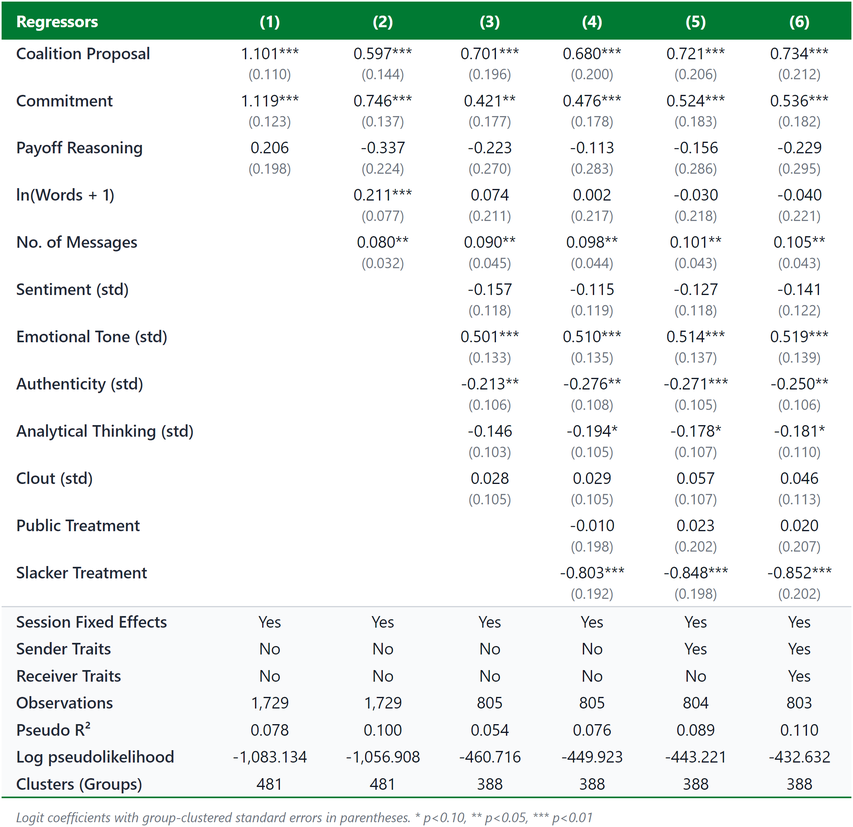
#> input picture text_analysis--stata/MPPT_Slide/pic/tab_persuasion_logit_6models.png, 853 x 827 px, shrunk from 2131 x 2066 before the run, found by its file name
$ python render_chrome_tables.py
#> lines starting #> are read from the running program, lines starting #| are printed output that depends on the picture
import os
import subprocess

html_template = """<!DOCTYPE html>
<html>
<head>
<meta charset="UTF-8">
<style>
    @import url('https://fonts.googleapis.com/css2?family=Inter:wght@400;500;600;700&display=swap');

    * {
        box-sizing: border-box;
        margin: 0;
        padding: 0;
    }
    body {
        font-family: 'Inter', -apple-system, BlinkMacSystemFont, 'Segoe UI', Roboto, sans-serif;
        background: #ffffff;
        display: inline-block;
        padding: 6px;
    }
    table {
        border-collapse: collapse;
        font-size: 13.5px;
        line-height: 1.15;
        color: #111827;
        background: #ffffff;
    }
    th {
        background-color: #007A33;
        color: #ffffff;
        font-weight: 700;
        padding: 8px 16px;
        text-align: center;
        border: none;
    }
    th.left {
        text-align: left;
        padding-left: 12px;
    }
    td {
        padding: 3px 16px;
        text-align: center;
        border: none;
    }
    td.left {
        text-align: left;
        font-weight: 500;
        color: #1f2937;
        padding-left: 12px;
        white-space: nowrap;
    }
    tr.se td {
        padding-top: 0px;
        padding-bottom: 4px;
        color: #6b7280;
        font-size: 12px;
    }
    tr.summary {
        background-color: #f9fafb;
    }
    tr.summary td {
        padding-top: 3.5px;
        padding-bottom: 3.5px;
    }
    tr.summary td.left {
        font-weight: 600;
    }
    tr.summary-border td {
        border-top: 1px solid #d1d5db;
    }
    tr.bottom-border td {
        border-bottom: 1.5px solid #007A33;
    }
    .note {
        padding-top: 8px;
        font-size: 11px;
        color: #6b7280;
        font-style: italic;
        text-align: left;
        padding-left: 12px;
    }
</style>
</head>
<body>
    <table>
        <thead>
            <tr>
                <th class="left">Regressors</th>
                <th>(1)</th>
                <th>(2)</th>
                <th>(3)</th>
                <th>(4)</th>
                <th>(5)</th>
                <th>(6)</th>
            </tr>
        </thead>
        <tbody>
            __ROWS__
        </tbody>
    </table>
    <div class="note">__NOTE__</div>
</body>
</html>
"""

# Logit coefficients data (NO interactions)
rows_logit = [
    ("Coalition Proposal", ["1.101***", "0.597***", "0.701***", "0.680***", "0.721***", "0.734***"], False),
    ("", ["(0.110)", "(0.144)", "(0.196)", "(0.200)", "(0.206)", "(0.212)"], True),
    ("Commitment", ["1.119***", "0.746***", "0.421**", "0.476***", "0.524***", "0.536***"], False),
    ("", ["(0.123)", "(0.137)", "(0.177)", "(0.178)", "(0.183)", "(0.182)"], True),
    ("Payoff Reasoning", ["0.206", "-0.337", "-0.223", "-0.113", "-0.156", "-0.229"], False),
    ("", ["(0.198)", "(0.224)", "(0.270)", "(0.283)", "(0.286)", "(0.295)"], True),
    ("ln(Words + 1)", ["", "0.211***", "0.074", "0.002", "-0.030", "-0.040"], False),
    ("", ["", "(0.077)", "(0.211)", "(0.217)", "(0.218)", "(0.221)"], True),
    ("No. of Messages", ["", "0.080**", "0.090**", "0.098**", "0.101**", "0.105**"], False),
    ("", ["", "(0.032)", "(0.045)", "(0.044)", "(0.043)", "(0.043)"], True),
    ("Sentiment (std)", ["", "", "-0.157", "-0.115", "-0.127", "-0.141"], False),
    ("", ["", "", "(0.118)", "(0.119)", "(0.118)", "(0.122)"], True),
    ("Emotional Tone (std)", ["", "", "0.501***", "0.510***", "0.514***", "0.519***"], False),
    ("", ["", "", "(0.133)", "(0.135)", "(0.137)", "(0.139)"], True),
    ("Authenticity (std)", ["", "", "-0.213**", "-0.276**", "-0.271***", "-0.250**"], False),
    ("", ["", "", "(0.106)", "(0.108)", "(0.105)", "(0.106)"], True),
    ("Analytical Thinking (std)", ["", "", "-0.146", "-0.194*", "-0.178*", "-0.181*"], False),
    ("", ["", "", "(0.103)", "(0.105)", "(0.107)", "(0.110)"], True),
    ("Clout (std)", ["", "", "0.028", "0.029", "0.057", "0.046"], False),
    ("", ["", "", "(0.105)", "(0.105)", "(0.107)", "(0.113)"], True),
    ("Public Treatment", ["", "", "", "-0.010", "0.023", "0.020"], False),
    ("", ["", "", "", "(0.198)", "(0.202)", "(0.207)"], True),
    ("Slacker Treatment", ["", "", "", "-0.803***", "-0.848***", "-0.852***"], False),
    ("", ["", "", "", "(0.192)", "(0.198)", "(0.202)"], True),
]

summary_logit = [
    ("Session Fixed Effects", ["Yes", "Yes", "Yes", "Yes", "Yes", "Yes"]),
    ("Sender Traits", ["No", "No", "No", "No", "Yes", "Yes"]),
    ("Receiver Traits", ["No", "No", "No", "No", "No", "Yes"]),
    ("Observations", ["1,729", "1,729", "805", "805", "804", "803"]),
    ("Pseudo R²", ["0.078", "0.100", "0.054", "0.076", "0.089", "0.110"]),
    ("Log pseudolikelihood", ["-1,083.134", "-1,056.908", "-460.716", "-449.923", "-443.221", "-432.632"]),
    ("Clusters (Groups)", ["481", "481", "388", "388", "388", "388"]),
]

# AME data (NO interactions)
rows_ame = [
    ("Coalition Proposal", ["0.240***", "0.126***", "0.136***", "0.128***", "0.134***", "0.132***"], False),
    ("", ["(0.021)", "(0.030)", "(0.037)", "(0.037)", "(0.037)", "(0.037)"], True),
    ("Commitment", ["0.244***", "0.158***", "0.082**", "0.090***", "0.097***", "0.097***"], False),
    ("", ["(0.024)", "(0.028)", "(0.034)", "(0.033)", "(0.034)", "(0.032)"], True),
    ("Payoff Reasoning", ["0.045", "-0.071", "-0.043", "-0.021", "-0.029", "-0.041"], False),
    ("", ["(0.043)", "(0.047)", "(0.052)", "(0.053)", "(0.053)", "(0.053)"], True),
    ("ln(Words + 1)", ["", "0.045***", "0.014", "0.000", "-0.006", "-0.007"], False),
    ("", ["", "(0.016)", "(0.041)", "(0.041)", "(0.040)", "(0.040)"], True),
    ("No. of Messages", ["", "0.017**", "0.017**", "0.019**", "0.019**", "0.019**"], False),
    ("", ["", "(0.007)", "(0.009)", "(0.008)", "(0.008)", "(0.008)"], True),
    ("Sentiment (std)", ["", "", "-0.030", "-0.022", "-0.024", "-0.025"], False),
    ("", ["", "", "(0.023)", "(0.022)", "(0.022)", "(0.022)"], True),
    ("Emotional Tone (std)", ["", "", "0.097***", "0.096***", "0.095***", "0.094***"], False),
    ("", ["", "", "(0.025)", "(0.025)", "(0.025)", "(0.024)"], True),
    ("Authenticity (std)", ["", "", "-0.041**", "-0.052**", "-0.050***", "-0.045**"], False),
    ("", ["", "", "(0.020)", "(0.020)", "(0.019)", "(0.019)"], True),
    ("Analytical Thinking (std)", ["", "", "-0.028", "-0.037*", "-0.033*", "-0.033*"], False),
    ("", ["", "", "(0.020)", "(0.020)", "(0.020)", "(0.020)"], True),
    ("Clout (std)", ["", "", "0.005", "0.005", "0.011", "0.008"], False),
    ("", ["", "", "(0.020)", "(0.020)", "(0.020)", "(0.020)"], True),
    ("Public Treatment", ["", "", "", "-0.002", "0.004", "0.004"], False),
    ("", ["", "", "", "(0.037)", "(0.037)", "(0.037)"], True),
    ("Slacker Treatment", ["", "", "", "-0.151***", "-0.157***", "-0.154***"], False),
    ("", ["", "", "", "(0.036)", "(0.036)", "(0.035)"], True),
]

summary_ame = [
    ("Session Fixed Effects", ["Yes", "Yes", "Yes", "Yes", "Yes", "Yes"]),
    ("Sender Traits", ["No", "No", "No", "No", "Yes", "Yes"]),
    ("Receiver Traits", ["No", "No", "No", "No", "No", "Yes"]),
    ("Observations", ["1,729", "1,729", "805", "805", "804", "803"]),
    ("Clusters (Groups)", ["481", "481", "388", "388", "388", "388"]),
]

def build_html_rows(rows, summary):
    html_rows = []
    for var, vals, is_se in rows:
        cls = "se" if is_se else ""
        row_str = f'<tr class="{cls}"><td class="left">{var}</td>'
        for v in vals:
            row_str += f'<td>{v}</td>'
        row_str += '</tr>'
        html_rows.append(row_str)

    # Summary rows
    for i, (var, vals) in enumerate(summary):
        border_cls = "summary-border" if i == 0 else ""
        bottom_cls = "bottom-border" if i == len(summary) - 1 else ""
        row_str = f'<tr class="summary {border_cls} {bottom_cls}"><td class="left">{var}</td>'
        for v in vals:
            row_str += f'<td>{v}</td>'
        row_str += '</tr>'
        html_rows.append(row_str)

    return "\n".join(html_rows)

html_logit_content = html_template.replace("__ROWS__", build_html_rows(rows_logit, summary_logit)).replace("__NOTE__", "Logit coefficients with group-clustered standard errors in parentheses. * p&lt;0.10, ** p&lt;0.05, *** p&lt;0.01")
html_ame_content = html_template.replace("__ROWS__", build_html_rows(rows_ame, summary_ame)).replace("__NOTE__", "Average Marginal Effects (dy/dx) with group-clustered standard errors in parentheses. * p&lt;0.10, ** p&lt;0.05, *** p&lt;0.01")

html_logit_path = r"c:\Users\Donat\communication_coalition_formation\text_analysis--stata\tab_logit.html"
html_ame_path = r"c:\Users\Donat\communication_coalition_formation\text_analysis--stata\tab_ame.html"

with open(html_logit_path, "w", encoding="utf-8") as f:
    f.write(html_logit_content)

with open(html_ame_path, "w", encoding="utf-8") as f:
    f.write(html_ame_content)

chrome_exe = r"C:\Program Files\Google\Chrome\Application\chrome.exe"
pic_dir = r"c:\Users\Donat\communication_coalition_formation\text_analysis--stata\MPPT_Slide\pic"

# Render PNG via Headless Chrome with device-scale-factor=3 for 4K crisp resolution
out_logit_png = os.path.join(pic_dir, "tab_persuasion_logit_6models.png")
out_ame_png = os.path.join(pic_dir, "tab_persuasion_logit_ame_6models.png")

cmd_logit = [
    chrome_exe,
    "--headless",
    "--disable-gpu",
    "--force-device-scale-factor=3",
    "--hide-scrollbars",
    f"--screenshot={out_logit_png}",
    "--window-size=1000,1050",
    html_logit_path
]

cmd_ame = [
    chrome_exe,
    "--headless",
    "--disable-gpu",
    "--force-device-scale-factor=3",
    "--hide-scrollbars",
    f"--screenshot={out_ame_png}",
    "--window-size=1000,1000",
    html_ame_path
]

subprocess.run(cmd_logit, check=True)
#> (this line was passed over: subprocess is not available in this run)
subprocess.run(cmd_ame, check=True)
#> (this line was passed over: subprocess is not available in this run)
print("Rendered ultra-crisp unbroken tables via Chrome Headless!")

# Auto-crop white borders using PIL
from PIL import Image, ImageChops

def autocrop_image(img_path):
    img = Image.open(img_path).convert("RGB")
#> img is the input picture: PIL image 853x827 RGB; mean R, G, B 233.1, 239.2, 236.6
    bg = Image.new("RGB", img.size, (255, 255, 255))
#> bg: PIL image 853x827 RGB; every value is 255
    diff = ImageChops.difference(img, bg)
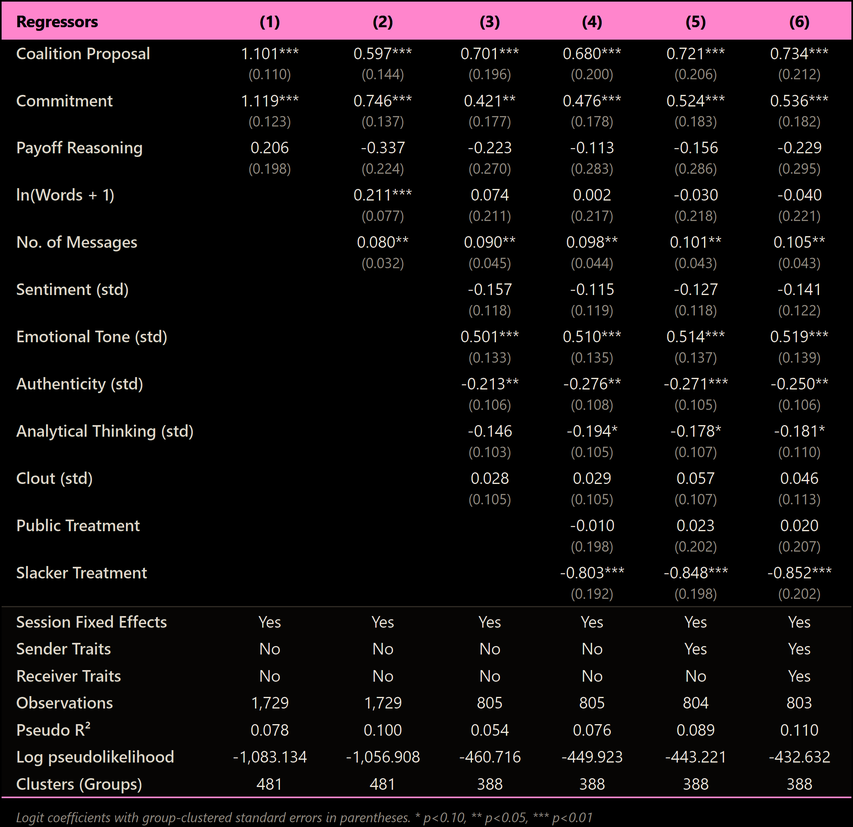
#> diff: PIL image 853x827 RGB; mean R, G, B 21.9, 15.8, 18.4
    bbox = diff.getbbox()
#> bbox = (1, 1, 852, 827)
    if bbox:
        # Add small 4px padding
        w, h = img.size
#> w = 853; h = 827
        crop_box = (max(0, bbox[0]-4), max(0, bbox[1]-4), min(w, bbox[2]+4), min(h, bbox[3]+4))
#> crop_box = (0, 0, 853, 827)
        cropped = img.crop(crop_box)
        cropped.save(img_path, quality=98)
        print(f"Auto-cropped: {img_path} to size {cropped.size}")
#| Auto-cropped: c:\Users\Donat\communication_coalition_formation\text_analysis--stata\MPPT_Slide\pic/tab_persuasion_logit_6models.png to size (853, 827)

autocrop_image(out_logit_png)
autocrop_image(out_ame_png)
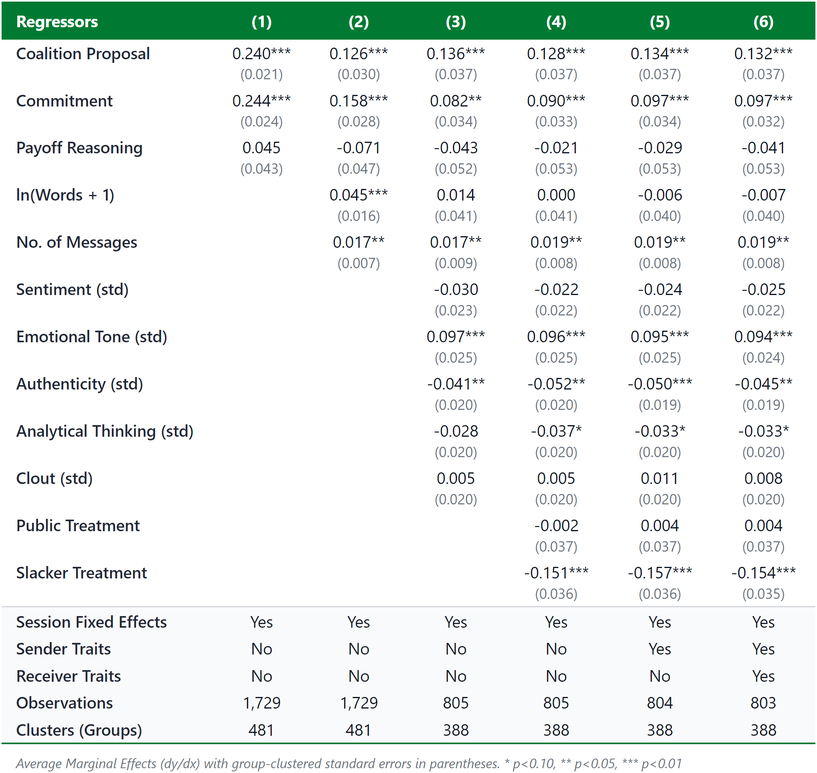
#> input picture text_analysis--stata/MPPT_Slide/pic/tab_persuasion_logit_ame_6models.png, 817 x 773 px, shrunk from 2042 x 1931 before the run, found by its file name
#> in autocrop_image, img is the input picture: PIL image 817x773 RGB; mean R, G, B 232.4, 238.8, 236
#> in autocrop_image (call 2), `bg = Image.new("RGB", img.size, (255, 255, 255))`: bg: PIL image 817x773 RGB; every value is 255
#> in autocrop_image (call 2), `diff = ImageChops.difference(img, bg)`:
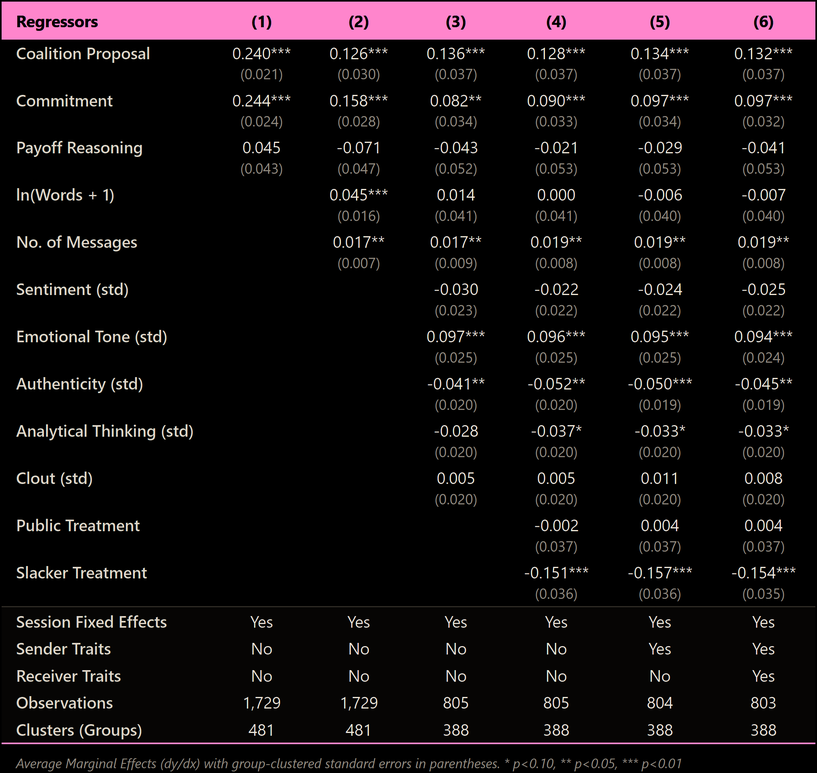
#> diff: PIL image 817x773 RGB; mean R, G, B 22.6, 16.2, 19
#> in autocrop_image (call 2), `bbox = diff.getbbox()`: bbox = (1, 1, 816, 773)
#> in autocrop_image (call 2), `crop_box = (max(0, bbox[0]-4), max(0, bbox[1]-4), min(w, bbox[2]+4), m..`: crop_box = (0, 0, 817, 773)
#| Auto-cropped: c:\Users\Donat\communication_coalition_formation\text_analysis--stata\MPPT_Slide\pic/tab_persuasion_logit_ame_6models.png to size (817, 773)
